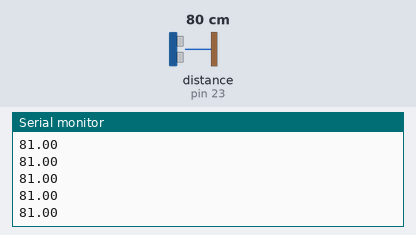
A sketch run on a simulated Arduino Mega 2560, built with avr-gcc and run on an emulated ATmega2560. On the bench: the last lines printed to the serial monitor. The inputs (shaded band) are chosen by the test bench; at power-on: distance to the obstacle (sensor on pin 23) 80 cm. The echo pulse lasts 58.3 µs per cm.

Above: at 1.2 s.
1.3 s: distance to the obstacle (sensor on pin 23) set to 2 cm
At 1.9 s:
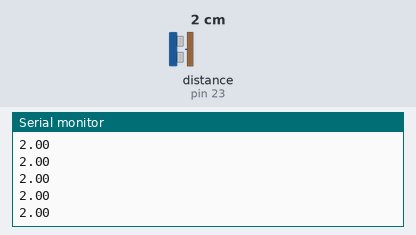
2.8 s: distance to the obstacle (sensor on pin 23) set to 4 cm
At 3.4 s:
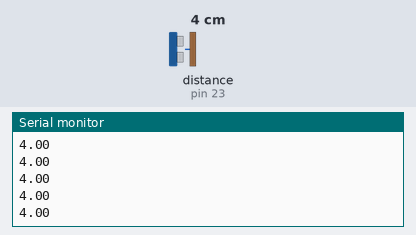
Timing chart, 0 to 5.8 s (numbered marks = the images above; inputs shaded):
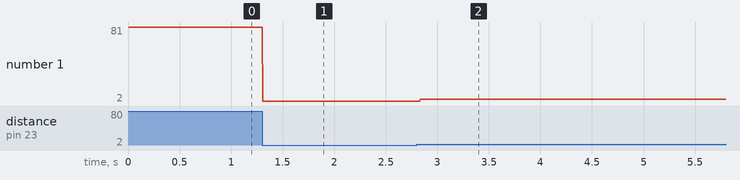

The sketch:

sonar.ino
```cpp
// serial
//////////////////////////////////////////////////
#define BAUDRATE 19200
// #define USE_USBCON

// sonar sensor
//////////////////////////////////////////////////
#include <NewPing.h>

#define TRIGGER_PIN 22
#define ECHO_PIN 23

NewPing sonar(TRIGGER_PIN, ECHO_PIN, 200); //max_distance = 200

void setup() {
  Serial.begin(BAUDRATE);
}

void loop() {

  float distance = sonar.ping_cm();
  Serial.println(distance);

}
```

Measured:
- after the input at 1.3 s, the serial monitor: prints a new line at once (image 1)
- after the input at 2.8 s, the serial monitor: prints a new line at once (image 2)
- plotted number 1: 81 → 2 after the input at 1.3 s, 2 → 4 after the input at 2.8 s
